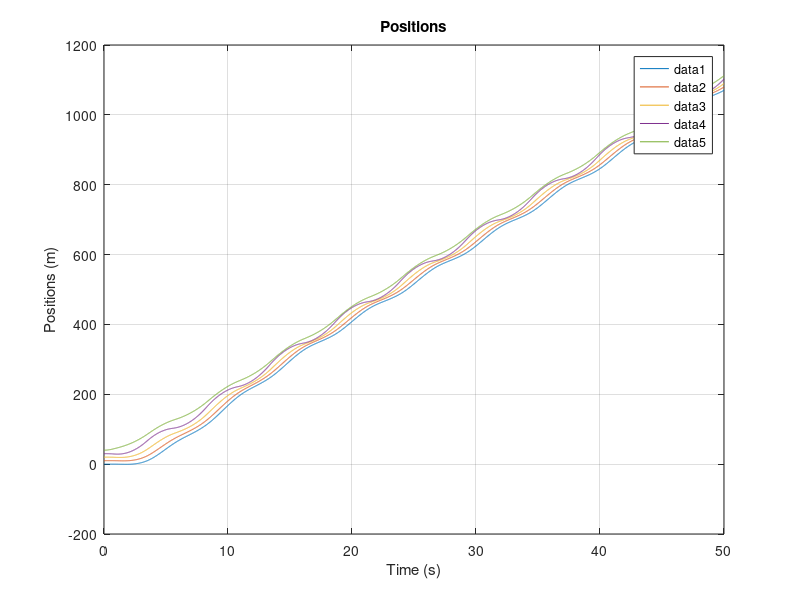
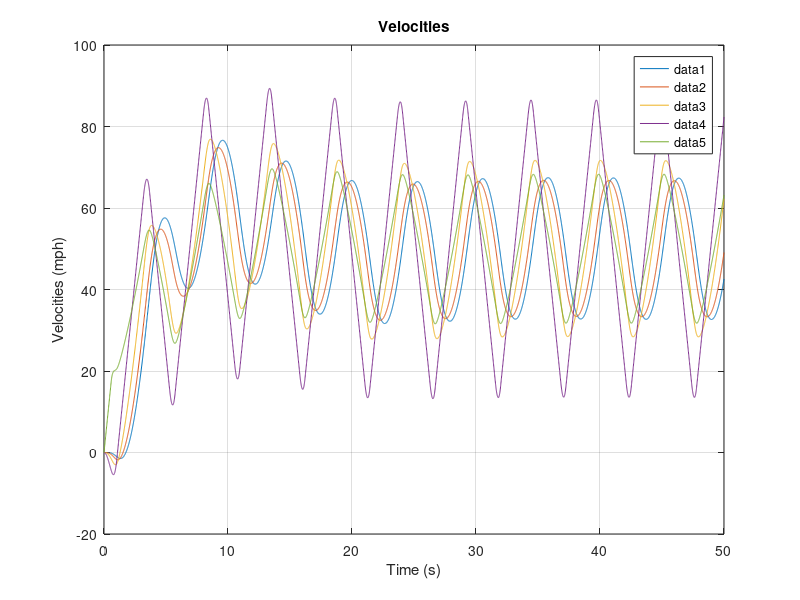
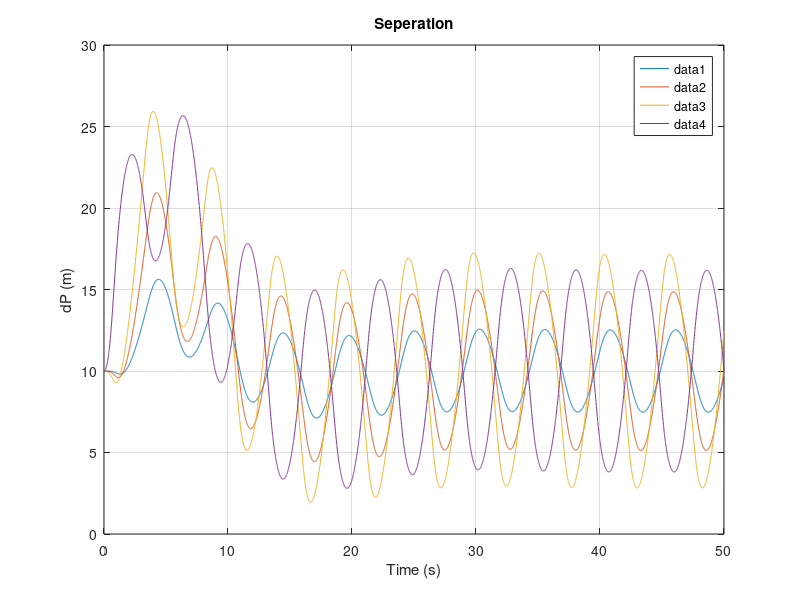
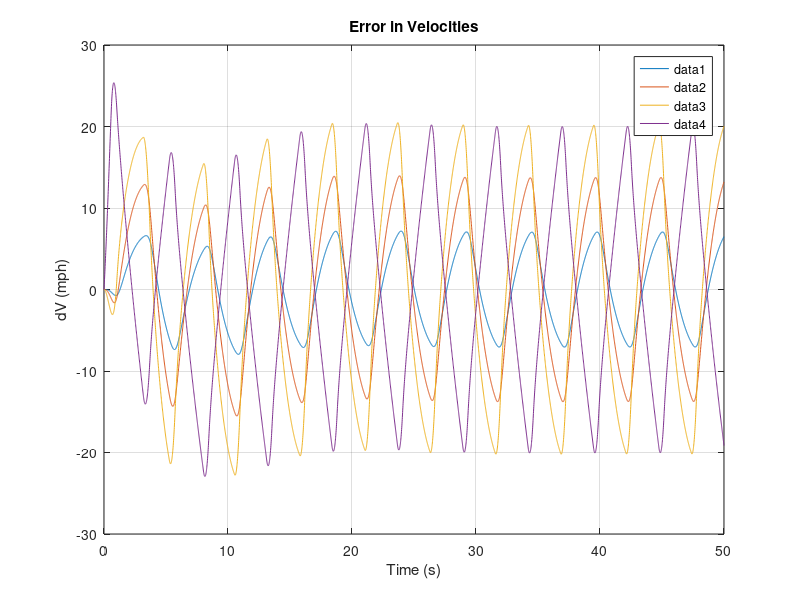

The MATLAB source for these figures, in order:
%% Vehicle Platoon

close all; clc; clear;

%% Functions

kpi = 1;
kdi = 3;
d = 10;

N = 5; % Platoon size with Leader

R = or(mod((3:N*5-2),5)==1,mod((3:N*5-2),5)==3)' .* d; % Reference Signal
R(end) = 22.352;

W = @(t) t*0; % Acceleration of the leader.
G = zeros(2*N,1);
G(end) = 1;

A = diag(mod((1:N*2-1),2)==1,1)*1;
B = zeros(2*N,N);
C = zeros(N*5-4,2*N);
for n=2:2:2*N
    B(n,n/2) = 1;
end

Ci = [-1  0  1  0  0  0; ...
       0 -1  0  1  0  0; ...
       0  0 -1  0  1  0; ...
       0  0  0 -1  0  1; ...
       0  0  0  1  0  0];
   
C1 = [ -1  0  1  0; ...
        0 -1  0  1; ...
        0  1  0  0];

CN = [ -1  0  1  0; ...
        0 -1  0  1; ...
        0  0  0  1];

C(1:3,1:4) = C1;
C(end-2:end,end-3:end) = CN;

K = zeros(N,length(R));
Ki = [kpi kdi -kpi -kdi 0];
K1 = [-kpi -kdi 0];
KN = [kpi kdi kdi];

K(1,1:3) = K1;
K(end,end-2:end) = KN;

for n=0:N-3
    C(((n)*5+4):((n)*5+8),((n)*2 + 1):((n)*2 + 6)) = Ci;
    
    K(n+2,n*5+4:n*5+8) = Ki;
end

% simulate instability
K_a = K;
% %kps
% K_a(4,14) = -3;
% K_a(4,16) = 3;
%kds
K_a(4,15) = -1.2;
K_a(4,17) = -K_a(4,15);
K_a(4,14) = 3;
K_a(4,16) = -K_a(4,14);

% attacker modifying C
% C(7,:) = -0.7*C(7,:);
% C(15,:) = -0.7*C(15,:);

% B(end,end) = 0;

A_tilda = A-B*K*C;
%A_tilda = A-B*K_a*C;
% U_tilda = B*K*R+G*W(1);

U_tilda = B*K*R;
%U_tilda = B*K_a*R;

% Eigen_A_tilda = eig(A_tilda);

%% simulation

X0  = [0 0 10 0 20 0 30 0 40 0]';
% X0  = zeros(N*2,1);
% X0(end) = 22.352; % 50 mph in m/s


% Xdot = @(t,X) (A_tilda * X + U_tilda);

% [t,X] = ode45(@(t,X) Xdot(t,X,A_tilda,U_tilda),[0 20],X0);

%% Simulation Euler-Cauchy
tf = 50;
dt = 0.01;

clear X t
t=0:dt:tf;

maxA = 13.4112; % 30 mph/s in m/s^2
minA = -13.4112; % -30 mph/s m/s^2

X(1,:) = X0';

for n=2:length(t)
    E(n-1,:) = (R - C*X(n-1,:)')';
    
%     U(n-1,:) = (K*E(n-1,:)');
    U(n-1,:) = (K_a*E(n-1,:)');

    U(maxA<U)=maxA;
    U(minA>U)=minA;   

    Xd = A*X(n-1,:)' + B*U(n-1,:)';
    X(n,:) = X(n-1,:) + dt*Xd';
end



%% Plots
% U = -K*C*X'+K*R;
%U = -K_a*C*X'+K_a*R;

maxA = 13.4112; % 30 mph/s in m/s^2
minA = -13.4112; % -30 mph/s m/s^2

% U(maxA<U)=maxA;
% U(-maxA>U)=maxA;

for n=1:N
figure(1); plot(t,X(:,n*2-1)); hold on;
end
title('Positions');
xlabel('Time (s)');
ylabel('Positions (m)');
legend('show')
grid on



for n=1:N
figure(2); plot(t,X(:,n*2).*2.23694); hold on
end
title('Velocities');
xlabel('Time (s)');
ylabel('Velocities (mph)');
legend('show')
grid on



for n=1:N-1
figure(3); plot(t,X(:,(n+1)*2-1)-X(:,(n)*2-1)); hold on;
end
title('Seperation');
xlabel('Time (s)');
ylabel('dP (m)');
legend('show')
grid on



for n=1:N-1
figure(4); plot(t,X(:,(n+1)*2).*2.23694-X(:,n*2).*2.23694); hold on
end
title('Error in Velocities');
xlabel('Time (s)');
ylabel('dV (mph)');
legend('show')
grid on


for n=1:N-1
figure(5); plot(t(1:end-1),U(:,n)./9.806); hold on
end
title('Accelerations');
xlabel('Time (s)');
ylabel('Accelerations (g)');
legend('show')
grid on


